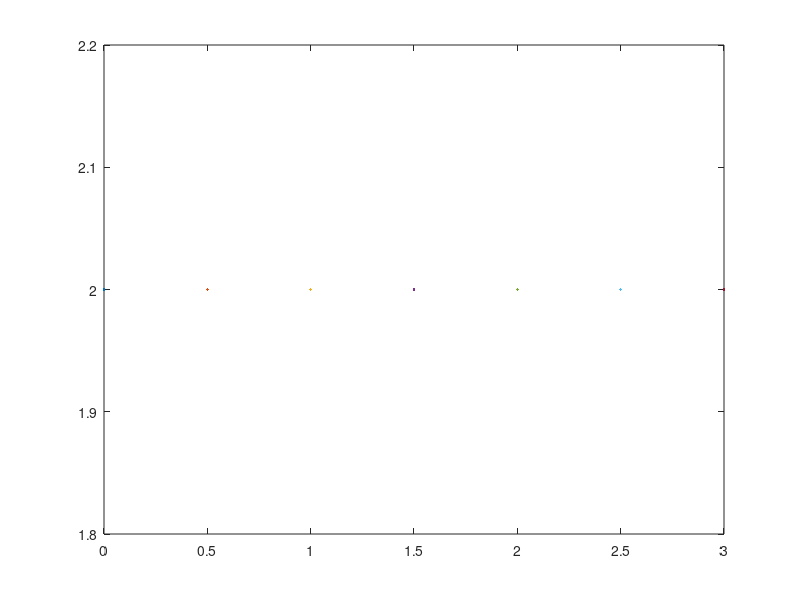

MATLAB code for this plot:


k = 1;
c = 0.5;
x = [0.0, 0.5, 1.0, 1.5, 2.0, 2.5, 3.0];


weibull = 2;%*((x/c).^(k-1))*exp(-(x/c).^k);


plot(x, weibull)